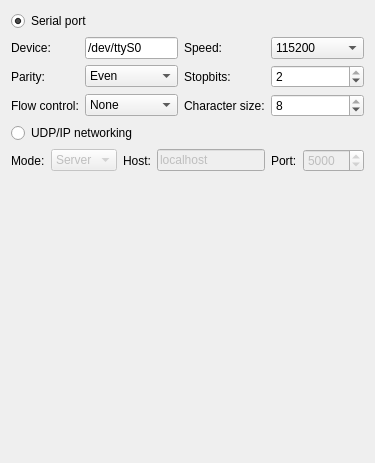
          <widget class="QWidget" name="tab_5">
           <attribute name="title">
            <string>Link</string>
           </attribute>
           <layout class="QVBoxLayout" name="verticalLayout_11">
            <item>
             <widget class="QRadioButton" name="SerialSelected">
              <property name="text">
               <string>Serial port</string>
              </property>
              <property name="shortcut">
               <string>Ctrl+S</string>
              </property>
              <property name="checked">
               <bool>true</bool>
              </property>
             </widget>
            </item>
            <item>
             <layout class="QGridLayout" name="gridLayout_3" columnstretch="0,1,0,1">
              <item row="0" column="0">
               <widget class="QLabel" name="label_7">
                <property name="text">
                 <string>Device:</string>
                </property>
                <property name="buddy">
                 <cstring>SerialDevice</cstring>
                </property>
               </widget>
              </item>
              <item row="0" column="1">
               <widget class="QLineEdit" name="SerialDevice">
                <property name="text">
                 <string>/dev/ttyS0</string>
                </property>
               </widget>
              </item>
              <item row="0" column="2">
               <widget class="QLabel" name="label_4">
                <property name="sizePolicy">
                 <sizepolicy hsizetype="Minimum" vsizetype="Minimum">
                  <horstretch>0</horstretch>
                  <verstretch>0</verstretch>
                 </sizepolicy>
                </property>
                <property name="text">
                 <string>Speed:</string>
                </property>
                <property name="buddy">
                 <cstring>SerialSpeed</cstring>
                </property>
               </widget>
              </item>
              <item row="0" column="3">
               <widget class="QComboBox" name="SerialSpeed">
                <property name="enabled">
                 <bool>true</bool>
                </property>
                <property name="currentIndex">
                 <number>1</number>
                </property>
                <item>
                 <property name="text">
                  <string>230400</string>
                 </property>
                </item>
                <item>
                 <property name="text">
                  <string>115200</string>
                 </property>
                </item>
                <item>
                 <property name="text">
                  <string>57600</string>
                 </property>
                </item>
                <item>
                 <property name="text">
                  <string>38400</string>
                 </property>
                </item>
                <item>
                 <property name="text">
                  <string>19200</string>
                 </property>
                </item>
                <item>
                 <property name="text">
                  <string>9600</string>
                 </property>
                </item>
                <item>
                 <property name="text">
                  <string>4800</string>
                 </property>
                </item>
                <item>
                 <property name="text">
                  <string>2400</string>
                 </property>
                </item>
                <item>
                 <property name="text">
                  <string>1800</string>
                 </property>
                </item>
                <item>
                 <property name="text">
                  <string>1200</string>
                 </property>
                </item>
                <item>
                 <property name="text">
                  <string>600</string>
                 </property>
                </item>
                <item>
                 <property name="text">
                  <string>300</string>
                 </property>
                </item>
                <item>
                 <property name="text">
                  <string>200</string>
                 </property>
                </item>
                <item>
                 <property name="text">
                  <string>150</string>
                 </property>
                </item>
               </widget>
              </item>
              <item row="1" column="0">
               <widget class="QLabel" name="label_5">
                <property name="text">
                 <string>Parity:</string>
                </property>
                <property name="buddy">
                 <cstring>SerialParity</cstring>
                </property>
               </widget>
              </item>
              <item row="1" column="1">
               <widget class="QComboBox" name="SerialParity">
                <property name="whatsThis">
                 <string>Parity selection</string>
                </property>
                <item>
                 <property name="text">
                  <string>Even</string>
                 </property>
                </item>
                <item>
                 <property name="text">
                  <string>Odd</string>
                 </property>
                </item>
                <item>
                 <property name="text">
                  <string>None</string>
                 </property>
                </item>
               </widget>
              </item>
              <item row="1" column="2">
               <widget class="QLabel" name="label_6">
                <property name="text">
                 <string>Stopbits:</string>
                </property>
                <property name="buddy">
                 <cstring>SerialStopbits</cstring>
                </property>
               </widget>
              </item>
              <item row="1" column="3">
               <widget class="QSpinBox" name="SerialStopbits">
                <property name="minimum">
                 <number>1</number>
                </property>
                <property name="maximum">
                 <number>2</number>
                </property>
                <property name="value">
                 <number>2</number>
                </property>
               </widget>
              </item>
              <item row="2" column="0">
               <widget class="QLabel" name="label">
                <property name="text">
                 <string>Flow control:</string>
                </property>
                <property name="buddy">
                 <cstring>SerialFlow</cstring>
                </property>
               </widget>
              </item>
              <item row="2" column="1">
               <widget class="QComboBox" name="SerialFlow">
                <item>
                 <property name="text">
                  <string>None</string>
                 </property>
                </item>
                <item>
                 <property name="text">
                  <string>RTS/CTS</string>
                 </property>
                </item>
                <item>
                 <property name="text">
                  <string>XON/XOFF</string>
                 </property>
                </item>
               </widget>
              </item>
              <item row="2" column="3">
               <widget class="QSpinBox" name="SerialChar">
                <property name="minimum">
                 <number>5</number>
                </property>
                <property name="maximum">
                 <number>8</number>
                </property>
                <property name="value">
                 <number>8</number>
                </property>
               </widget>
              </item>
              <item row="2" column="2">
               <widget class="QLabel" name="label_3">
                <property name="text">
                 <string>Character size:</string>
                </property>
                <property name="buddy">
                 <cstring>SerialChar</cstring>
                </property>
               </widget>
              </item>
             </layout>
            </item>
            <item>
             <widget class="QRadioButton" name="UDPSelected">
              <property name="text">
               <string>UDP/IP networking</string>
              </property>
              <property name="shortcut">
               <string>Ctrl+U</string>
              </property>
              <property name="checked">
               <bool>false</bool>
              </property>
             </widget>
            </item>
            <item>
             <layout class="QHBoxLayout" name="horizontalLayout_3">
              <item>
               <widget class="QLabel" name="label_8">
                <property name="text">
                 <string>Mode:</string>
                </property>
                <property name="buddy">
                 <cstring>NetworkMode</cstring>
                </property>
               </widget>
              </item>
              <item>
               <widget class="QComboBox" name="NetworkMode">
                <property name="enabled">
                 <bool>false</bool>
                </property>
                <item>
                 <property name="text">
                  <string>Server</string>
                 </property>
                </item>
                <item>
                 <property name="text">
                  <string>Client</string>
                 </property>
                </item>
               </widget>
              </item>
              <item>
               <widget class="QLabel" name="label_9">
                <property name="text">
                 <string>Host:</string>
                </property>
                <property name="buddy">
                 <cstring>NetworkHost</cstring>
                </property>
               </widget>
              </item>
              <item>
               <widget class="QLineEdit" name="NetworkHost">
                <property name="enabled">
                 <bool>false</bool>
                </property>
                <property name="text">
                 <string>localhost</string>
                </property>
               </widget>
              </item>
              <item>
               <widget class="QLabel" name="label_10">
                <property name="text">
                 <string>Port:</string>
                </property>
                <property name="buddy">
                 <cstring>NetworkPort</cstring>
                </property>
               </widget>
              </item>
              <item>
               <widget class="QSpinBox" name="NetworkPort">
                <property name="enabled">
                 <bool>false</bool>
                </property>
                <property name="specialValueText">
                 <string notr="true"/>
                </property>
                <property name="maximum">
                 <number>65535</number>
                </property>
                <property name="value">
                 <number>5000</number>
                </property>
               </widget>
              </item>
             </layout>
            </item>
            <item>
             <spacer name="verticalSpacer_4">
              <property name="orientation">
               <enum>Qt::Vertical</enum>
              </property>
              <property name="sizeHint" stdset="0">
               <size>
                <width>20</width>
                <height>280</height>
               </size>
              </property>
             </spacer>
            </item>
           </layout>
          </widget>
